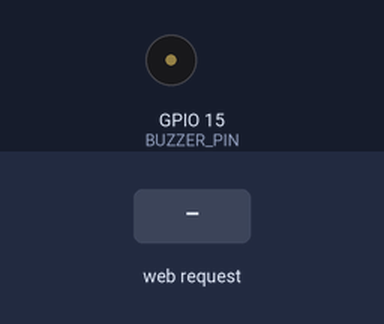
Simulated run of this sketch. Board: ESP32. Parts: buzzer (waves = sounding, pin HIGH). The test bench sets the inputs (shaded band). WiFi joins after 1.5 s; servers stay silent unless stated; what the sketch prints to the serial monitor is not drawn.

Above: at 1.2 s.
1.3 s: HTTP request GET /alarm/on received
At 1.6 s:
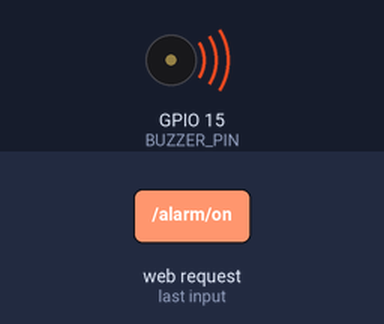
2.8 s: HTTP request GET /alarm/off received
At 4.0 s:
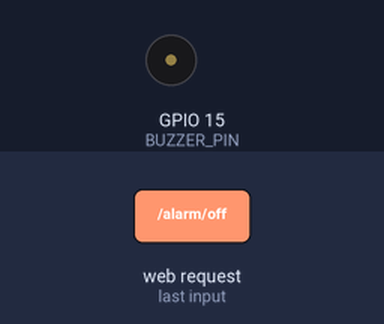
Timing chart, 0 to 5.8 s (numbered marks = the images above; inputs shaded):
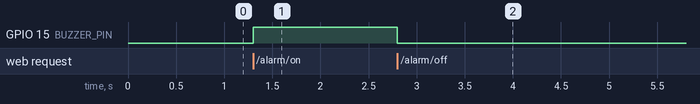

The sketch:

noLed.ino
```cpp
#include <WiFi.h>
#include <WebServer.h>

const char* ssid = "ESP32_Alarm";
const char* password = "12345678";

WebServer server(80);

// Pin for the buzzer
#define BUZZER_PIN 15
bool alarmState = false;

String htmlPage() {
  String html = R"rawliteral(
<!DOCTYPE html>
<html>
<head>
<meta name="viewport" content="width=device-width, initial-scale=1">
<title>ESP32 Calamity Alarm</title>
<style>
body { font-family: sans-serif; text-align: center; margin-top: 40px; }
button {
  padding: 15px 25px; font-size: 18px; margin: 10px;
  border: none; border-radius: 8px; color: white;
}
.on { background-color: red; }
.off { background-color: green; }
</style>
</head>
<body>
<h2>ESP32 Calamity Alarm</h2>
<p>Status: <b id="status">OFF</b></p>
<button class="on" onclick="fetch('/alarm/on').then(r=>r.text()).then(t=>{document.getElementById('status').innerText='ON'})">Activate Alarm</button>
<button class="off" onclick="fetch('/alarm/off').then(r=>r.text()).then(t=>{document.getElementById('status').innerText='OFF'})">Stop Alarm</button>
</body>
</html>
)rawliteral";
  return html;
}

void setup() {
  Serial.begin(115200);
  pinMode(BUZZER_PIN, OUTPUT);
  digitalWrite(BUZZER_PIN, LOW);

  // Create Wi-Fi hotspot
  WiFi.softAP(ssid, password);
  IPAddress IP = WiFi.softAPIP();
  Serial.print("Wi-Fi AP started. Connect to: ");
  Serial.println(ssid);
  Serial.print("IP Address: ");
  Serial.println(IP);

  // Web server routes
  server.on("/", []() {
    server.send(200, "text/html", htmlPage());
  });

  server.on("/alarm/on", []() {
    digitalWrite(BUZZER_PIN, HIGH);
    alarmState = true;
    Serial.println("🚨 Alarm Activated!");
    server.send(200, "text/plain", "Alarm ON");
  });

  server.on("/alarm/off", []() {
    digitalWrite(BUZZER_PIN, LOW);
    alarmState = false;
    Serial.println("✅ Alarm Stopped");
    server.send(200, "text/plain", "Alarm OFF");
  });

  server.begin();
  Serial.println("HTTP server started.");
}

void loop() {
  server.handleClient();
}
```

Measured:
- after the input at 1.3 s, GPIO 15 (BUZZER_PIN): LOW → HIGH at once
- after the input at 2.8 s, GPIO 15 (BUZZER_PIN): HIGH → LOW at once
